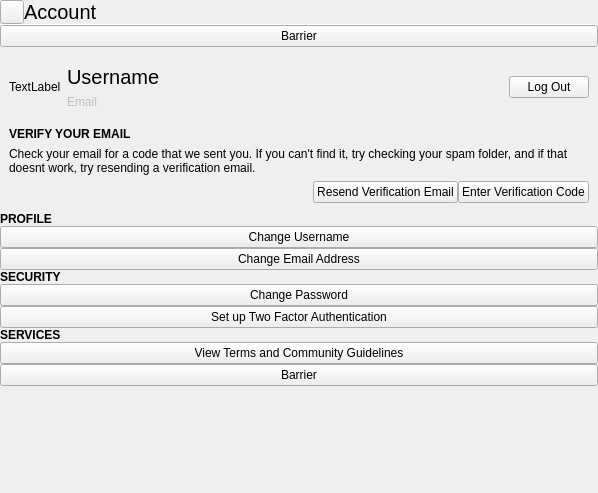
<?xml version="1.0" encoding="UTF-8"?>
<ui version="4.0">
 <class>AccountDialog</class>
 <widget class="QWidget" name="AccountDialog">
  <property name="geometry">
   <rect>
    <x>0</x>
    <y>0</y>
    <width>598</width>
    <height>493</height>
   </rect>
  </property>
  <property name="windowTitle">
   <string>Form</string>
  </property>
  <layout class="QVBoxLayout" name="verticalLayout">
   <property name="spacing">
    <number>0</number>
   </property>
   <property name="leftMargin">
    <number>0</number>
   </property>
   <property name="topMargin">
    <number>0</number>
   </property>
   <property name="rightMargin">
    <number>0</number>
   </property>
   <property name="bottomMargin">
    <number>0</number>
   </property>
   <item>
    <widget class="QStackedWidget" name="stackedWidget">
     <property name="currentIndex">
      <number>1</number>
     </property>
     <widget class="QWidget" name="loaderPage">
      <layout class="QGridLayout" name="gridLayout">
       <item row="0" column="1">
        <spacer name="verticalSpacer_2">
         <property name="orientation">
          <enum>Qt::Vertical</enum>
         </property>
         <property name="sizeHint" stdset="0">
          <size>
           <width>20</width>
           <height>162</height>
          </size>
         </property>
        </spacer>
       </item>
       <item row="1" column="0">
        <spacer name="horizontalSpacer">
         <property name="orientation">
          <enum>Qt::Horizontal</enum>
         </property>
         <property name="sizeHint" stdset="0">
          <size>
           <width>270</width>
           <height>20</height>
          </size>
         </property>
        </spacer>
       </item>
       <item row="1" column="1">
        <widget class="tCircularSpinner" name="widget" native="true"/>
       </item>
       <item row="1" column="2">
        <spacer name="horizontalSpacer_2">
         <property name="orientation">
          <enum>Qt::Horizontal</enum>
         </property>
         <property name="sizeHint" stdset="0">
          <size>
           <width>269</width>
           <height>20</height>
          </size>
         </property>
        </spacer>
       </item>
       <item row="2" column="1">
        <spacer name="verticalSpacer_3">
         <property name="orientation">
          <enum>Qt::Vertical</enum>
         </property>
         <property name="sizeHint" stdset="0">
          <size>
           <width>20</width>
           <height>161</height>
          </size>
         </property>
        </spacer>
       </item>
      </layout>
     </widget>
     <widget class="QWidget" name="accountPage">
      <layout class="QVBoxLayout" name="verticalLayout_3">
       <property name="spacing">
        <number>0</number>
       </property>
       <property name="leftMargin">
        <number>0</number>
       </property>
       <property name="topMargin">
        <number>0</number>
       </property>
       <property name="rightMargin">
        <number>0</number>
       </property>
       <property name="bottomMargin">
        <number>0</number>
       </property>
       <item>
        <layout class="QHBoxLayout" name="horizontalLayout">
         <property name="spacing">
          <number>0</number>
         </property>
         <item>
          <widget class="QToolButton" name="backButton">
           <property name="sizePolicy">
            <sizepolicy hsizetype="Preferred" vsizetype="Preferred">
             <horstretch>0</horstretch>
             <verstretch>0</verstretch>
            </sizepolicy>
           </property>
           <property name="text">
            <string/>
           </property>
           <property name="icon">
            <iconset resource="../libentertaining_resources.qrc">
             <normaloff>:/libentertaining/icons/go-previous.svg</normaloff>:/libentertaining/icons/go-previous.svg</iconset>
           </property>
          </widget>
         </item>
         <item>
          <widget class="QLabel" name="label">
           <property name="sizePolicy">
            <sizepolicy hsizetype="Expanding" vsizetype="Preferred">
             <horstretch>0</horstretch>
             <verstretch>0</verstretch>
            </sizepolicy>
           </property>
           <property name="font">
            <font>
             <pointsize>15</pointsize>
            </font>
           </property>
           <property name="text">
            <string>Account</string>
           </property>
           <property name="margin">
            <number>9</number>
           </property>
          </widget>
         </item>
        </layout>
       </item>
       <item>
        <widget class="Line" name="line">
         <property name="maximumSize">
          <size>
           <width>16777215</width>
           <height>1</height>
          </size>
         </property>
         <property name="orientation">
          <enum>Qt::Horizontal</enum>
         </property>
        </widget>
       </item>
       <item>
        <layout class="QHBoxLayout" name="horizontalLayout_2">
         <item>
          <widget class="QWidget" name="mainContainer" native="true">
           <property name="maximumSize">
            <size>
             <width>600</width>
             <height>16777215</height>
            </size>
           </property>
           <layout class="QVBoxLayout" name="verticalLayout_2">
            <property name="spacing">
             <number>0</number>
            </property>
            <property name="leftMargin">
             <number>0</number>
            </property>
            <property name="topMargin">
             <number>0</number>
            </property>
            <property name="rightMargin">
             <number>0</number>
            </property>
            <property name="bottomMargin">
             <number>0</number>
            </property>
            <item>
             <widget class="FocusBarrier" name="focusBarrier">
              <property name="text">
               <string notr="true">Barrier</string>
              </property>
             </widget>
            </item>
            <item>
             <widget class="QWidget" name="widget_2" native="true">
              <layout class="QHBoxLayout" name="horizontalLayout_3">
               <property name="topMargin">
                <number>18</number>
               </property>
               <item>
                <widget class="QLabel" name="profilePictureLabel">
                 <property name="text">
                  <string notr="true">TextLabel</string>
                 </property>
                </widget>
               </item>
               <item>
                <widget class="QWidget" name="profileInnerWidget" native="true">
                 <layout class="QVBoxLayout" name="verticalLayout_4">
                  <property name="leftMargin">
                   <number>0</number>
                  </property>
                  <property name="topMargin">
                   <number>0</number>
                  </property>
                  <property name="rightMargin">
                   <number>0</number>
                  </property>
                  <property name="bottomMargin">
                   <number>0</number>
                  </property>
                  <item>
                   <widget class="QLabel" name="usernameLabel">
                    <property name="sizePolicy">
                     <sizepolicy hsizetype="Expanding" vsizetype="Preferred">
                      <horstretch>0</horstretch>
                      <verstretch>0</verstretch>
                     </sizepolicy>
                    </property>
                    <property name="font">
                     <font>
                      <pointsize>15</pointsize>
                     </font>
                    </property>
                    <property name="text">
                     <string notr="true">Username</string>
                    </property>
                   </widget>
                  </item>
                  <item>
                   <widget class="QLabel" name="emailLabel">
                    <property name="enabled">
                     <bool>false</bool>
                    </property>
                    <property name="text">
                     <string notr="true">Email</string>
                    </property>
                   </widget>
                  </item>
                 </layout>
                </widget>
               </item>
               <item>
                <widget class="QPushButton" name="logOutButton">
                 <property name="text">
                  <string>Log Out</string>
                 </property>
                </widget>
               </item>
              </layout>
             </widget>
            </item>
            <item>
             <widget class="QWidget" name="verifyEmailWidget" native="true">
              <layout class="QVBoxLayout" name="verticalLayout_5">
               <item>
                <widget class="QLabel" name="label_2">
                 <property name="font">
                  <font>
                   <weight>75</weight>
                   <bold>true</bold>
                  </font>
                 </property>
                 <property name="text">
                  <string>VERIFY YOUR EMAIL</string>
                 </property>
                </widget>
               </item>
               <item>
                <widget class="QLabel" name="label_3">
                 <property name="text">
                  <string>Check your email for a code that we sent you. If you can't find it, try checking your spam folder, and if that doesnt work, try resending a verification email.</string>
                 </property>
                 <property name="wordWrap">
                  <bool>true</bool>
                 </property>
                </widget>
               </item>
               <item>
                <layout class="QHBoxLayout" name="horizontalLayout_4">
                 <property name="spacing">
                  <number>0</number>
                 </property>
                 <item>
                  <spacer name="horizontalSpacer_3">
                   <property name="orientation">
                    <enum>Qt::Horizontal</enum>
                   </property>
                   <property name="sizeHint" stdset="0">
                    <size>
                     <width>40</width>
                     <height>20</height>
                    </size>
                   </property>
                  </spacer>
                 </item>
                 <item>
                  <widget class="QPushButton" name="resendVerificationButton">
                   <property name="text">
                    <string>Resend Verification Email</string>
                   </property>
                  </widget>
                 </item>
                 <item>
                  <widget class="QPushButton" name="enterVerificationButton">
                   <property name="text">
                    <string>Enter Verification Code</string>
                   </property>
                  </widget>
                 </item>
                </layout>
               </item>
              </layout>
             </widget>
            </item>
            <item>
             <widget class="QLabel" name="label_4">
              <property name="font">
               <font>
                <weight>75</weight>
                <bold>true</bold>
               </font>
              </property>
              <property name="text">
               <string>PROFILE</string>
              </property>
              <property name="margin">
               <number>9</number>
              </property>
             </widget>
            </item>
            <item>
             <widget class="QPushButton" name="changeUsernameButton">
              <property name="text">
               <string>Change Username</string>
              </property>
             </widget>
            </item>
            <item>
             <widget class="QPushButton" name="changeEmailButton">
              <property name="text">
               <string>Change Email Address</string>
              </property>
             </widget>
            </item>
            <item>
             <widget class="QLabel" name="label_5">
              <property name="font">
               <font>
                <weight>75</weight>
                <bold>true</bold>
               </font>
              </property>
              <property name="text">
               <string>SECURITY</string>
              </property>
              <property name="margin">
               <number>9</number>
              </property>
             </widget>
            </item>
            <item>
             <widget class="QPushButton" name="changePasswordButton">
              <property name="text">
               <string>Change Password</string>
              </property>
             </widget>
            </item>
            <item>
             <widget class="QPushButton" name="setup2faButton">
              <property name="text">
               <string>Set up Two Factor Authentication</string>
              </property>
             </widget>
            </item>
            <item>
             <widget class="QLabel" name="label_6">
              <property name="font">
               <font>
                <weight>75</weight>
                <bold>true</bold>
               </font>
              </property>
              <property name="text">
               <string>SERVICES</string>
              </property>
              <property name="margin">
               <number>9</number>
              </property>
             </widget>
            </item>
            <item>
             <widget class="QPushButton" name="viewTermsAndCommunityGuidelines">
              <property name="text">
               <string>View Terms and Community Guidelines</string>
              </property>
             </widget>
            </item>
            <item>
             <widget class="FocusBarrier" name="focusBarrier_2">
              <property name="text">
               <string notr="true">Barrier</string>
              </property>
             </widget>
            </item>
           </layout>
          </widget>
         </item>
        </layout>
       </item>
       <item>
        <spacer name="verticalSpacer">
         <property name="orientation">
          <enum>Qt::Vertical</enum>
         </property>
         <property name="sizeHint" stdset="0">
          <size>
           <width>20</width>
           <height>40</height>
          </size>
         </property>
        </spacer>
       </item>
       <item>
        <widget class="GamepadHud" name="gamepadHud" native="true"/>
       </item>
      </layout>
     </widget>
    </widget>
   </item>
  </layout>
 </widget>
 <customwidgets>
  <customwidget>
   <class>GamepadHud</class>
   <extends>QWidget</extends>
   <header location="global">gamepadhud.h</header>
   <container>1</container>
  </customwidget>
  <customwidget>
   <class>FocusBarrier</class>
   <extends>QPushButton</extends>
   <header location="global">focusbarrier.h</header>
  </customwidget>
  <customwidget>
   <class>tCircularSpinner</class>
   <extends>QWidget</extends>
   <header location="global">tcircularspinner.h</header>
   <container>1</container>
  </customwidget>
 </customwidgets>
 <tabstops>
  <tabstop>focusBarrier</tabstop>
  <tabstop>logOutButton</tabstop>
  <tabstop>resendVerificationButton</tabstop>
  <tabstop>enterVerificationButton</tabstop>
  <tabstop>changeUsernameButton</tabstop>
  <tabstop>changeEmailButton</tabstop>
  <tabstop>changePasswordButton</tabstop>
  <tabstop>setup2faButton</tabstop>
  <tabstop>viewTermsAndCommunityGuidelines</tabstop>
  <tabstop>focusBarrier_2</tabstop>
  <tabstop>backButton</tabstop>
 </tabstops>
 <resources>
  <include location="../libentertaining_resources.qrc"/>
 </resources>
 <connections/>
</ui>
